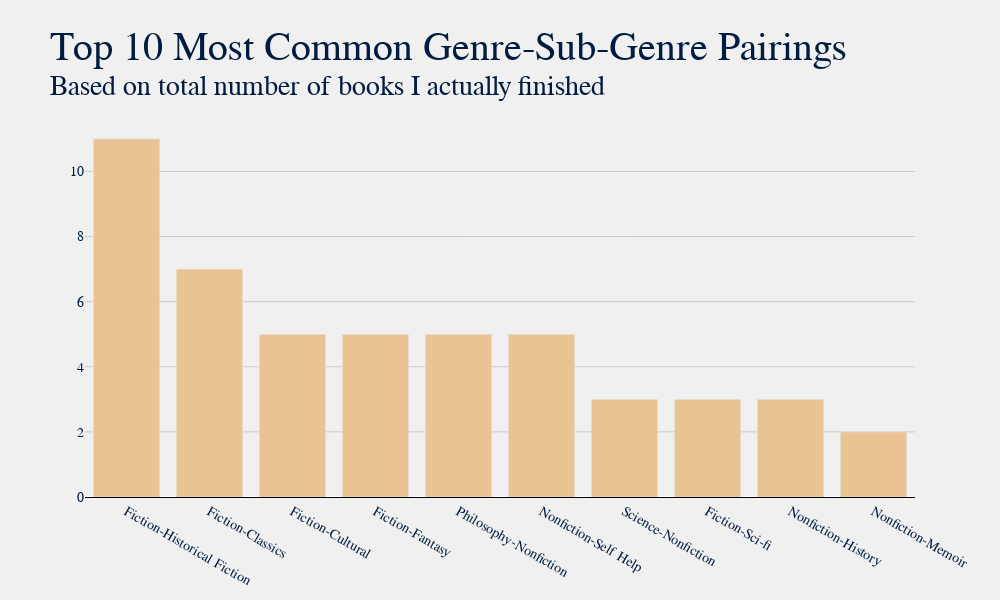

The code cell stored with this chart in its notebook:
### Markdown cell above
### Most Common Genre-Sub-Genre Pairing

### Code cell
title = "Top 10 Most Common Genre-Sub-Genre Pairings"
sub = f"Based on total number of books I actually finished"

df['Genre Pair'] = df['Genre'] + '-' + df['Sub-Genre']
plot.gen_bar_graph(df, 'Genre Pair', title, sub, num=10, color="#eac392")

### Figure 1 — Plotly figure (JSON) as saved in the notebook; plotly's stock layout.template omitted (floating-point values rounded to 4 significant figures)
{"data": [{"marker": {"color": "#eac392"}, "name": "", "type": "bar", "x": ["Fiction-Historical Fiction", "Fiction-Classics", "Fiction-Cultural", "Fiction-Fantasy", "Philosophy-Nonfiction", "Nonfiction-Self Help", "Science-Nonfiction", "Fiction-Sci-fi", "Nonfiction-History", "Nonfiction-Memoir"], "y": [11, 7, 5, 5, 5, 5, 3, 3, 3, 2]}], "layout": {"barmode": "group", "font": {"color": "#001c40", "family": "Baskerville", "size": 14}, "height": 600, "margin": {"b": 45, "l": 85, "r": 85, "t": 120}, "paper_bgcolor": "#f0f0f0", "plot_bgcolor": "#f0f0f0", "title": {"font": {"color": "#001c40", "family": "Baskerville, Bold", "size": 40}, "text": "Top 10 Most Common Genre-Sub-Genre Pairings<br><sup>Based on total number of books I actually finished"}, "width": 1000, "xaxis": {"autorange": true, "gridcolor": "#cbcbcb", "linecolor": "black", "range": [-0.5, 9.5], "showgrid": false, "showline": true, "title": {}, "type": "category"}, "yaxis": {"autorange": true, "gridcolor": "#cbcbcb", "linecolor": "black", "range": [0, 11.58], "showgrid": true, "showline": false, "showticklabels": true, "title": {}, "type": "linear"}}}
